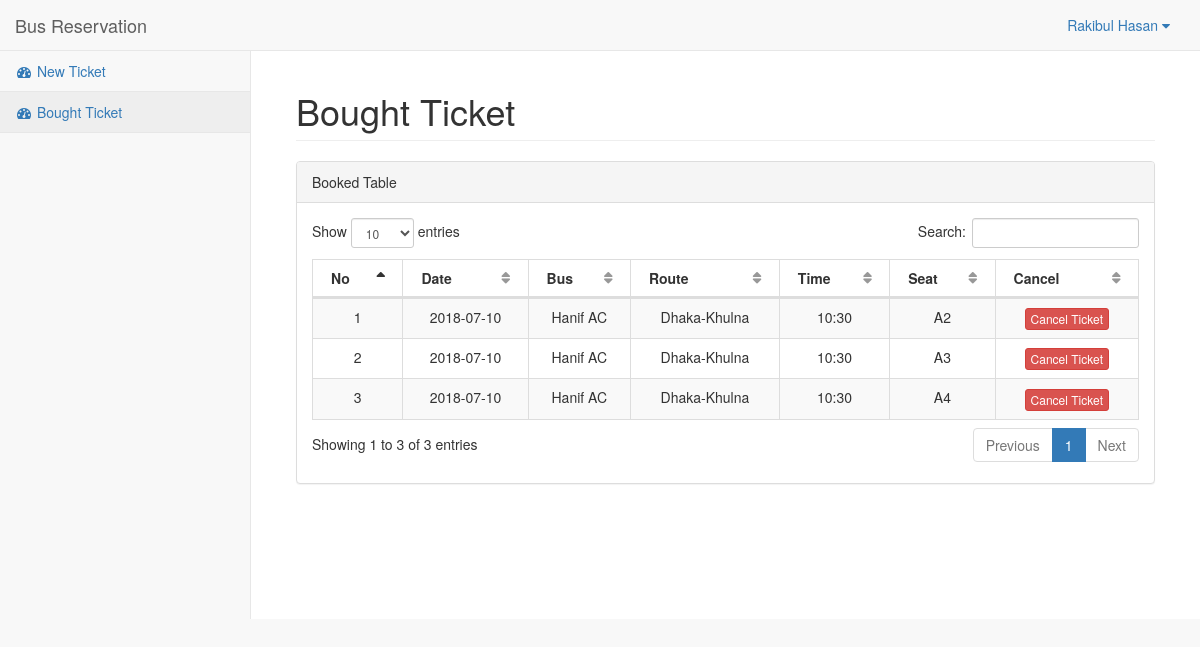
/pages/bought_ticket.php (signed in), run on the app's committed database.
### tables this page shows
CREATE TABLE `bookings` (
  `id` int(11) NOT NULL,
  `bus_id` int(11) NOT NULL,
  `route_id` int(11) NOT NULL,
  `time_id` int(11) NOT NULL,
  `date` varchar(200) NOT NULL,
  `seat_number` varchar(200) NOT NULL,
  `user_id` int(11) NOT NULL
);

CREATE TABLE `bus` (
  `id` int(11) NOT NULL,
  `name` varchar(200) NOT NULL,
  `total_seat` int(11) NOT NULL
);

CREATE TABLE `route` (
  `id` int(11) NOT NULL,
  `bus_id` int(11) NOT NULL,
  `route_name` varchar(200) NOT NULL
);

CREATE TABLE `bus_time` (
  `id` int(11) NOT NULL,
  `bus_id` int(11) NOT NULL,
  `route_id` int(11) NOT NULL,
  `time` varchar(200) NOT NULL
);

### pages/bought_ticket.php (the view, shortened to what this page needs)
<!DOCTYPE html>
<html lang="en">
<head>
    <?php include 'header.php' ;?>
    <link href="../vendor/datatables-plugins/dataTables.bootstrap.css" rel="stylesheet">
    <link href="../vendor/datatables-responsive/dataTables.responsive.css" rel="stylesheet">
    <link href="../dist/css/sb-admin-2.css" rel="stylesheet">
    <link href="../vendor/font-awesome/css/font-awesome.min.css" rel="stylesheet" type="text/css">
</head>
<body>
    <div id="wrapper">
        <?php include 'navigation.php' ;?>
        <div id="page-wrapper">
            <div class="container-fluid">
                <div class="row">
                    <div class="col-lg-12">
                        <h1 class="page-header">Bought Ticket</h1>
                    </div>
                </div>
                <div class="row">
                <div class="col-lg-12">
                    <div class="panel panel-default">
                        <div class="panel-heading">
                            Booked Table
                        </div>
                        <div class="panel-body">
                            <table width="100%" class="table table-striped table-bordered table-hover" id="dataTables-example">
                                <thead>
                                    <tr>
                                        <th>No</th>
                                        <th>Date</th>
                                        <th>Bus</th>
                                        <th>Route</th>
                                        <th>Time</th>
                                        <th>Seat</th>
                                        <th>Cancel</th>
                                    </tr>
                                </thead>
                                <tbody>
                                        <?php
											$query = $con->query("select * from bookings WHERE user_id = ".$_SESSION['user_id']);
											$i = 1;
											while ($row = mysqli_fetch_array($query)) {
                                            ?>
                                                <tr class="text-center">
                                                    <td class="text-center">
                                                        <?php echo $i; ?>
                                                    </td>
                                                    <td class="text-center">
                                                        <?php echo $row['date']; ?>
                                                    </td>
                                                    <td class="text-center">
                                                        <?php
                                                            $q = $con->query("select * from bus WHERE id = ".$row['bus_id']);
                                                            $r = mysqli_fetch_array($q);
                                                            echo $r['name'];
                                                        ?>
                                                    </td>
                                                    <td class="text-center">
                                                        <?php
                                                            $q = $con->query("select * from route WHERE id = ".$row['route_id']);
                                                            $r = mysqli_fetch_array($q);
                                                            echo $r['route_name'];
                                                        ?>
                                                    </td>
                                                    <td class="text-center">
                                                        <?php
                                                            $q = $con->query("select * from bus_time WHERE id = ".$row['time_id']);
                                                            $r = mysqli_fetch_array($q);
                                                            echo $r['time'];
                                                        ?>
                                                    </td>
                                                    <td class="text-center">
                                                        <?php echo $row['seat_number']; ?>
                                                    </td>
                                                    <td class="text-center">
                                                        <button type="button" class="btn btn-danger btn-xs" onclick="cancelTicket(<?php echo $row['id']; ?>)">Cancel Ticket</button>
                                                    </td>
                                                </tr>
                                                <?php
												$i++;
											}
                                        ?>
                                </tbody>
                            </table>
                        </div>
                    </div>
                </div>
            </div>
            </div>
        </div>
    </div>
</body>
</html>

### data on the page
bookings: date "2018-07-10", bus.name "Hanif AC", route.route_name "Dhaka-Khulna", bus_time.time "10:30", seat_number "A2"
bookings: date "2018-07-10", bus.name "Hanif AC", route.route_name "Dhaka-Khulna", bus_time.time "10:30", seat_number "A3"
bookings: date "2018-07-10", bus.name "Hanif AC", route.route_name "Dhaka-Khulna", bus_time.time "10:30", seat_number "A4"

### other printed values
$_SESSION['user_name'] "Rakibul Hasan"
